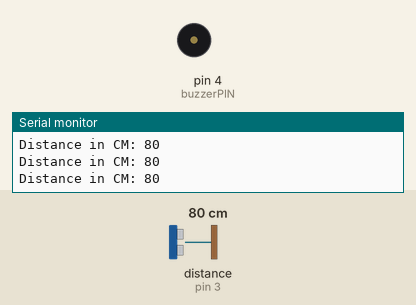
Simulated run of this sketch. Board: Arduino Uno, built with avr-gcc and run on an emulated ATmega328P. Parts: buzzer (waves = sounding), the last lines printed to the serial monitor. The inputs (shaded band) are chosen by the test bench; at power-on: distance to the obstacle (sensor on pin 3) 80 cm.

Above: at 1.2 s.
1.3 s: distance to the obstacle (sensor on pin 3) set to 6 cm
2.8 s: distance to the obstacle (sensor on pin 3) set to 3 cm
At 4.0 s:
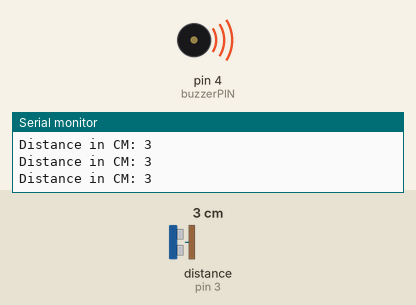
4.3 s: distance to the obstacle (sensor on pin 3) set to 35 cm
At 4.8 s:
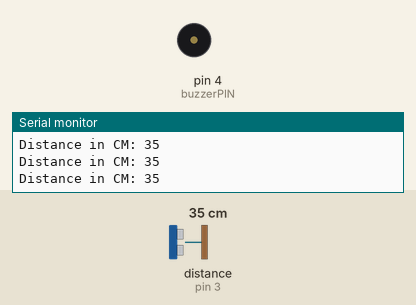
Timing chart, 0 to 7.3 s (numbered marks = the images above; inputs shaded):
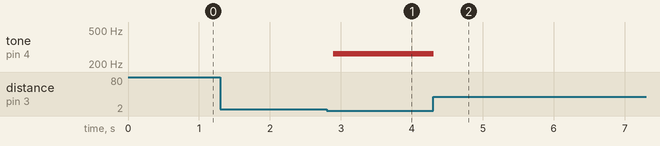

The sketch:

ultrasonic_buzzer.ino
```cpp
#include <Ultrasonic.h>

#define buzzerPIN 4
Ultrasonic ultrasonic(2, 3);

void setup() {
  Serial.begin(9600);
  pinMode(buzzerPIN, OUTPUT);
}

void loop() {
  int distance = ultrasonic.distanceRead();
  Serial.print("Distance in CM: ");
  // Pass INC as a parameter to get the distance in inches
  Serial.println(distance);
  if (distance < 5) {
    tone(buzzerPIN, 262);
  } else {
    noTone(buzzerPIN);
  }
  delay(100);
}
```

Measured:
- the behaviour switches between 5 and 4 cm on distance to the obstacle (sensor on pin 3) (found by bisection; images 0 and 1)
- after the input at 2.8 s, tone on pin 4 (buzzerPIN): silent → 262 Hz after 0.09 s
- after the input at 4.3 s, tone on pin 4 (buzzerPIN): 262 Hz → silent at once
